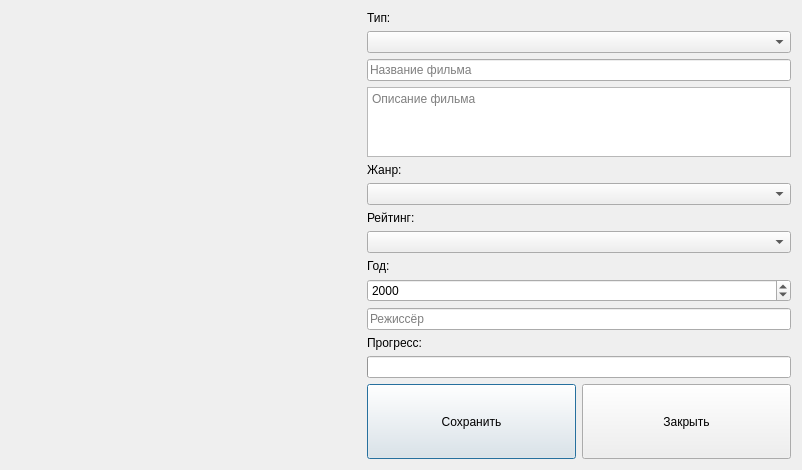
<?xml version="1.0" encoding="UTF-8"?>
<ui version="4.0">
 <class>MovieDetailsDialog</class>
 <widget class="QDialog" name="MovieDetailsDialog">
  <property name="geometry">
   <rect>
    <x>0</x>
    <y>0</y>
    <width>802</width>
    <height>454</height>
   </rect>
  </property>
  <property name="windowTitle">
   <string>Информация</string>
  </property>
  <layout class="QVBoxLayout" name="verticalLayout">
   <item>
    <layout class="QHBoxLayout" name="horizontalLayout">
     <item>
      <widget class="QLabel" name="posterLabel">
       <property name="minimumSize">
        <size>
         <width>350</width>
         <height>200</height>
        </size>
       </property>
       <property name="alignment">
        <set>Qt::AlignCenter</set>
       </property>
      </widget>
     </item>
     <item>
      <layout class="QVBoxLayout" name="verticalLayout_2">
       <item>
        <widget class="QLabel" name="label_2">
         <property name="text">
          <string>Тип:</string>
         </property>
        </widget>
       </item>
       <item>
        <widget class="QComboBox" name="typeCombo"/>
       </item>
       <item>
        <widget class="QLineEdit" name="titleEdit">
         <property name="placeholderText">
          <string>Название фильма</string>
         </property>
        </widget>
       </item>
       <item>
        <widget class="QTextEdit" name="overviewEdit">
         <property name="placeholderText">
          <string>Описание фильма</string>
         </property>
        </widget>
       </item>
       <item>
        <widget class="QLabel" name="label_3">
         <property name="text">
          <string>Жанр:</string>
         </property>
        </widget>
       </item>
       <item>
        <widget class="QComboBox" name="genreCombo"/>
       </item>
       <item>
        <widget class="QLabel" name="ratingLabel">
         <property name="text">
          <string>Рейтинг: </string>
         </property>
        </widget>
       </item>
       <item>
        <widget class="QComboBox" name="ratingComboBox"/>
       </item>
       <item>
        <widget class="QLabel" name="label">
         <property name="text">
          <string>Год:</string>
         </property>
        </widget>
       </item>
       <item>
        <widget class="QSpinBox" name="yearSpin">
         <property name="minimum">
          <number>1895</number>
         </property>
         <property name="maximum">
          <number>2100</number>
         </property>
         <property name="value">
          <number>2000</number>
         </property>
        </widget>
       </item>
       <item>
        <widget class="QLineEdit" name="directorEdit">
         <property name="placeholderText">
          <string>Режиссёр</string>
         </property>
        </widget>
       </item>
       <item>
        <widget class="QLabel" name="progressLabel">
         <property name="text">
          <string>Прогресс:</string>
         </property>
        </widget>
       </item>
       <item>
        <widget class="QProgressBar" name="progressBar"/>
       </item>
       <item>
        <layout class="QHBoxLayout" name="buttonsLayout">
         <item>
          <widget class="QPushButton" name="saveButton">
           <property name="sizePolicy">
            <sizepolicy hsizetype="Minimum" vsizetype="Fixed">
             <horstretch>0</horstretch>
             <verstretch>0</verstretch>
            </sizepolicy>
           </property>
           <property name="minimumSize">
            <size>
             <width>75</width>
             <height>75</height>
            </size>
           </property>
           <property name="text">
            <string>Сохранить</string>
           </property>
          </widget>
         </item>
         <item>
          <widget class="QPushButton" name="closeButton">
           <property name="minimumSize">
            <size>
             <width>75</width>
             <height>75</height>
            </size>
           </property>
           <property name="text">
            <string>Закрыть</string>
           </property>
          </widget>
         </item>
        </layout>
       </item>
      </layout>
     </item>
    </layout>
   </item>
  </layout>
 </widget>
 <resources/>
 <connections/>
</ui>
